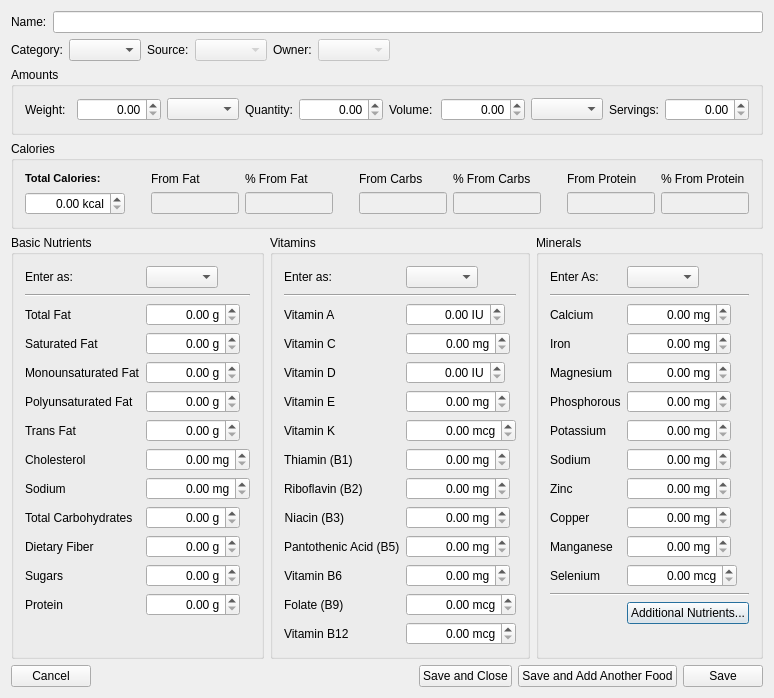
<?xml version="1.0" encoding="UTF-8"?>
<ui version="4.0">
 <class>EditFoodUI</class>
 <widget class="QDialog" name="EditFoodUI">
  <property name="geometry">
   <rect>
    <x>0</x>
    <y>0</y>
    <width>730</width>
    <height>644</height>
   </rect>
  </property>
  <property name="windowTitle">
   <string>Add or Edit Individual Food</string>
  </property>
  <layout class="QVBoxLayout" name="verticalLayout">
   <item>
    <layout class="QHBoxLayout" name="horizontalLayout">
     <item>
      <widget class="QLabel" name="label">
       <property name="text">
        <string>Name:</string>
       </property>
      </widget>
     </item>
     <item>
      <widget class="QLineEdit" name="lineEdit"/>
     </item>
    </layout>
   </item>
   <item>
    <layout class="QHBoxLayout" name="horizontalLayout_2">
     <item>
      <widget class="QLabel" name="label_2">
       <property name="text">
        <string>Category:</string>
       </property>
      </widget>
     </item>
     <item>
      <widget class="QComboBox" name="comboBox"/>
     </item>
     <item>
      <widget class="QLabel" name="label_3">
       <property name="text">
        <string>Source:</string>
       </property>
      </widget>
     </item>
     <item>
      <widget class="QComboBox" name="comboBox_2">
       <property name="enabled">
        <bool>false</bool>
       </property>
      </widget>
     </item>
     <item>
      <widget class="QLabel" name="label_4">
       <property name="text">
        <string>Owner:</string>
       </property>
      </widget>
     </item>
     <item>
      <widget class="QComboBox" name="comboBox_3">
       <property name="enabled">
        <bool>false</bool>
       </property>
      </widget>
     </item>
     <item>
      <spacer name="horizontalSpacer">
       <property name="orientation">
        <enum>Qt::Horizontal</enum>
       </property>
       <property name="sizeHint" stdset="0">
        <size>
         <width>40</width>
         <height>20</height>
        </size>
       </property>
      </spacer>
     </item>
    </layout>
   </item>
   <item>
    <widget class="QGroupBox" name="groupBox">
     <property name="title">
      <string>Amounts</string>
     </property>
     <layout class="QHBoxLayout" name="horizontalLayout_3">
      <item>
       <widget class="QLabel" name="label_6">
        <property name="text">
         <string>Weight:</string>
        </property>
       </widget>
      </item>
      <item>
       <widget class="QDoubleSpinBox" name="doubleSpinBox">
        <property name="alignment">
         <set>Qt::AlignRight|Qt::AlignTrailing|Qt::AlignVCenter</set>
        </property>
        <property name="maximum">
         <double>1000000.000000000000000</double>
        </property>
       </widget>
      </item>
      <item>
       <widget class="QComboBox" name="comboBox_4"/>
      </item>
      <item>
       <widget class="QLabel" name="label_8">
        <property name="text">
         <string>Quantity:</string>
        </property>
       </widget>
      </item>
      <item>
       <widget class="QDoubleSpinBox" name="doubleSpinBox_3">
        <property name="alignment">
         <set>Qt::AlignRight|Qt::AlignTrailing|Qt::AlignVCenter</set>
        </property>
        <property name="maximum">
         <double>1000000.000000000000000</double>
        </property>
       </widget>
      </item>
      <item>
       <widget class="QLabel" name="label_7">
        <property name="text">
         <string>Volume:</string>
        </property>
       </widget>
      </item>
      <item>
       <widget class="QDoubleSpinBox" name="doubleSpinBox_2">
        <property name="alignment">
         <set>Qt::AlignRight|Qt::AlignTrailing|Qt::AlignVCenter</set>
        </property>
        <property name="maximum">
         <double>1000000.000000000000000</double>
        </property>
       </widget>
      </item>
      <item>
       <widget class="QComboBox" name="comboBox_5"/>
      </item>
      <item>
       <widget class="QLabel" name="label_9">
        <property name="text">
         <string>Servings:</string>
        </property>
       </widget>
      </item>
      <item>
       <widget class="QDoubleSpinBox" name="doubleSpinBox_4">
        <property name="alignment">
         <set>Qt::AlignRight|Qt::AlignTrailing|Qt::AlignVCenter</set>
        </property>
        <property name="maximum">
         <double>1000000.000000000000000</double>
        </property>
       </widget>
      </item>
     </layout>
    </widget>
   </item>
   <item>
    <widget class="QGroupBox" name="groupBox_5">
     <property name="sizePolicy">
      <sizepolicy hsizetype="Preferred" vsizetype="Preferred">
       <horstretch>0</horstretch>
       <verstretch>0</verstretch>
      </sizepolicy>
     </property>
     <property name="title">
      <string>Calories</string>
     </property>
     <layout class="QGridLayout" name="gridLayout_2">
      <item row="1" column="2">
       <widget class="QLineEdit" name="lineEdit_2">
        <property name="enabled">
         <bool>false</bool>
        </property>
       </widget>
      </item>
      <item row="1" column="5">
       <widget class="QLineEdit" name="lineEdit_4">
        <property name="enabled">
         <bool>false</bool>
        </property>
       </widget>
      </item>
      <item row="1" column="8">
       <widget class="QLineEdit" name="lineEdit_6">
        <property name="enabled">
         <bool>false</bool>
        </property>
       </widget>
      </item>
      <item row="1" column="3">
       <widget class="QLineEdit" name="lineEdit_3">
        <property name="enabled">
         <bool>false</bool>
        </property>
       </widget>
      </item>
      <item row="1" column="6">
       <widget class="QLineEdit" name="lineEdit_5">
        <property name="enabled">
         <bool>false</bool>
        </property>
       </widget>
      </item>
      <item row="1" column="9">
       <widget class="QLineEdit" name="lineEdit_7">
        <property name="enabled">
         <bool>false</bool>
        </property>
       </widget>
      </item>
      <item row="0" column="2">
       <widget class="QLabel" name="label_24">
        <property name="text">
         <string>From Fat</string>
        </property>
        <property name="alignment">
         <set>Qt::AlignLeading|Qt::AlignLeft|Qt::AlignVCenter</set>
        </property>
       </widget>
      </item>
      <item row="0" column="5">
       <widget class="QLabel" name="label_27">
        <property name="text">
         <string>From Carbs</string>
        </property>
        <property name="alignment">
         <set>Qt::AlignLeading|Qt::AlignLeft|Qt::AlignVCenter</set>
        </property>
       </widget>
      </item>
      <item row="0" column="8">
       <widget class="QLabel" name="label_29">
        <property name="text">
         <string>From Protein</string>
        </property>
        <property name="alignment">
         <set>Qt::AlignLeading|Qt::AlignLeft|Qt::AlignVCenter</set>
        </property>
       </widget>
      </item>
      <item row="0" column="0">
       <widget class="QLabel" name="label_25">
        <property name="text">
         <string>&lt;!DOCTYPE HTML PUBLIC &quot;-//W3C//DTD HTML 4.0//EN&quot; &quot;http://www.w3.org/TR/REC-html40/strict.dtd&quot;&gt;
&lt;html&gt;&lt;head&gt;&lt;meta name=&quot;qrichtext&quot; content=&quot;1&quot; /&gt;&lt;style type=&quot;text/css&quot;&gt;
p, li { white-space: pre-wrap; }
&lt;/style&gt;&lt;/head&gt;&lt;body style=&quot; font-family:'DejaVu Sans'; font-size:8pt; font-weight:400; font-style:normal;&quot;&gt;
&lt;table style=&quot;-qt-table-type: root; margin-top:4px; margin-bottom:4px; margin-left:4px; margin-right:4px;&quot;&gt;
&lt;tr&gt;
&lt;td style=&quot;border: none;&quot;&gt;
&lt;p style=&quot; margin-top:0px; margin-bottom:0px; margin-left:0px; margin-right:0px; -qt-block-indent:0; text-indent:0px;&quot;&gt;&lt;span style=&quot; font-weight:600;&quot;&gt;Total Calories:&lt;/span&gt;&lt;/p&gt;&lt;/td&gt;&lt;/tr&gt;&lt;/table&gt;&lt;/body&gt;&lt;/html&gt;</string>
        </property>
       </widget>
      </item>
      <item row="1" column="0">
       <widget class="QDoubleSpinBox" name="doubleSpinBox_17">
        <property name="sizePolicy">
         <sizepolicy hsizetype="Expanding" vsizetype="Fixed">
          <horstretch>0</horstretch>
          <verstretch>0</verstretch>
         </sizepolicy>
        </property>
        <property name="minimumSize">
         <size>
          <width>100</width>
          <height>0</height>
         </size>
        </property>
        <property name="alignment">
         <set>Qt::AlignRight|Qt::AlignTrailing|Qt::AlignVCenter</set>
        </property>
        <property name="suffix">
         <string> kcal</string>
        </property>
        <property name="maximum">
         <double>1000000.000000000000000</double>
        </property>
       </widget>
      </item>
      <item row="0" column="3">
       <widget class="QLabel" name="label_5">
        <property name="text">
         <string>% From Fat</string>
        </property>
       </widget>
      </item>
      <item row="0" column="6">
       <widget class="QLabel" name="label_26">
        <property name="text">
         <string>% From Carbs</string>
        </property>
       </widget>
      </item>
      <item row="0" column="9">
       <widget class="QLabel" name="label_28">
        <property name="text">
         <string>% From Protein</string>
        </property>
       </widget>
      </item>
      <item row="1" column="1">
       <spacer name="horizontalSpacer_2">
        <property name="orientation">
         <enum>Qt::Horizontal</enum>
        </property>
        <property name="sizeHint" stdset="0">
         <size>
          <width>40</width>
          <height>20</height>
         </size>
        </property>
       </spacer>
      </item>
      <item row="1" column="4">
       <spacer name="horizontalSpacer_3">
        <property name="orientation">
         <enum>Qt::Horizontal</enum>
        </property>
        <property name="sizeHint" stdset="0">
         <size>
          <width>40</width>
          <height>20</height>
         </size>
        </property>
       </spacer>
      </item>
      <item row="1" column="7">
       <spacer name="horizontalSpacer_6">
        <property name="orientation">
         <enum>Qt::Horizontal</enum>
        </property>
        <property name="sizeHint" stdset="0">
         <size>
          <width>40</width>
          <height>20</height>
         </size>
        </property>
       </spacer>
      </item>
     </layout>
    </widget>
   </item>
   <item>
    <layout class="QHBoxLayout" name="horizontalLayout_4">
     <item>
      <widget class="QGroupBox" name="groupBox_2">
       <property name="title">
        <string>Basic Nutrients</string>
       </property>
       <layout class="QFormLayout" name="formLayout_1">
        <property name="fieldGrowthPolicy">
         <enum>QFormLayout::ExpandingFieldsGrow</enum>
        </property>
        <item row="0" column="0">
         <widget class="QLabel" name="label_10">
          <property name="text">
           <string>Enter as:</string>
          </property>
         </widget>
        </item>
        <item row="0" column="1">
         <widget class="QComboBox" name="comboBox_6"/>
        </item>
        <item row="2" column="0">
         <widget class="QLabel" name="label_13">
          <property name="text">
           <string>Total Fat</string>
          </property>
         </widget>
        </item>
        <item row="2" column="1">
         <widget class="QDoubleSpinBox" name="doubleSpinBox_6">
          <property name="alignment">
           <set>Qt::AlignRight|Qt::AlignTrailing|Qt::AlignVCenter</set>
          </property>
          <property name="correctionMode">
           <enum>QAbstractSpinBox::CorrectToPreviousValue</enum>
          </property>
          <property name="suffix">
           <string> g</string>
          </property>
          <property name="maximum">
           <double>1000000.000000000000000</double>
          </property>
         </widget>
        </item>
        <item row="3" column="0">
         <widget class="QLabel" name="label_14">
          <property name="text">
           <string>Saturated Fat</string>
          </property>
         </widget>
        </item>
        <item row="3" column="1">
         <widget class="QDoubleSpinBox" name="doubleSpinBox_7">
          <property name="alignment">
           <set>Qt::AlignRight|Qt::AlignTrailing|Qt::AlignVCenter</set>
          </property>
          <property name="suffix">
           <string> g</string>
          </property>
          <property name="maximum">
           <double>1000000.000000000000000</double>
          </property>
         </widget>
        </item>
        <item row="4" column="0">
         <widget class="QLabel" name="label_15">
          <property name="text">
           <string>Monounsaturated Fat</string>
          </property>
         </widget>
        </item>
        <item row="4" column="1">
         <widget class="QDoubleSpinBox" name="doubleSpinBox_8">
          <property name="alignment">
           <set>Qt::AlignRight|Qt::AlignTrailing|Qt::AlignVCenter</set>
          </property>
          <property name="suffix">
           <string> g</string>
          </property>
          <property name="maximum">
           <double>1000000.000000000000000</double>
          </property>
         </widget>
        </item>
        <item row="5" column="0">
         <widget class="QLabel" name="label_16">
          <property name="text">
           <string>Polyunsaturated Fat</string>
          </property>
         </widget>
        </item>
        <item row="5" column="1">
         <widget class="QDoubleSpinBox" name="doubleSpinBox_10">
          <property name="alignment">
           <set>Qt::AlignRight|Qt::AlignTrailing|Qt::AlignVCenter</set>
          </property>
          <property name="suffix">
           <string> g</string>
          </property>
          <property name="maximum">
           <double>1000000.000000000000000</double>
          </property>
         </widget>
        </item>
        <item row="6" column="0">
         <widget class="QLabel" name="label_23">
          <property name="text">
           <string>Trans Fat</string>
          </property>
         </widget>
        </item>
        <item row="6" column="1">
         <widget class="QDoubleSpinBox" name="doubleSpinBox_16">
          <property name="alignment">
           <set>Qt::AlignRight|Qt::AlignTrailing|Qt::AlignVCenter</set>
          </property>
          <property name="suffix">
           <string> g</string>
          </property>
          <property name="maximum">
           <double>1000000.000000000000000</double>
          </property>
         </widget>
        </item>
        <item row="7" column="0">
         <widget class="QLabel" name="label_17">
          <property name="text">
           <string>Cholesterol</string>
          </property>
         </widget>
        </item>
        <item row="7" column="1">
         <widget class="QDoubleSpinBox" name="doubleSpinBox_9">
          <property name="alignment">
           <set>Qt::AlignRight|Qt::AlignTrailing|Qt::AlignVCenter</set>
          </property>
          <property name="suffix">
           <string> mg</string>
          </property>
          <property name="maximum">
           <double>1000000.000000000000000</double>
          </property>
         </widget>
        </item>
        <item row="8" column="0">
         <widget class="QLabel" name="label_18">
          <property name="text">
           <string>Sodium</string>
          </property>
         </widget>
        </item>
        <item row="8" column="1">
         <widget class="QDoubleSpinBox" name="doubleSpinBox_11">
          <property name="alignment">
           <set>Qt::AlignRight|Qt::AlignTrailing|Qt::AlignVCenter</set>
          </property>
          <property name="suffix">
           <string> mg</string>
          </property>
          <property name="maximum">
           <double>1000000.000000000000000</double>
          </property>
         </widget>
        </item>
        <item row="9" column="0">
         <widget class="QLabel" name="label_19">
          <property name="text">
           <string>Total Carbohydrates</string>
          </property>
         </widget>
        </item>
        <item row="9" column="1">
         <widget class="QDoubleSpinBox" name="doubleSpinBox_12">
          <property name="alignment">
           <set>Qt::AlignRight|Qt::AlignTrailing|Qt::AlignVCenter</set>
          </property>
          <property name="suffix">
           <string> g</string>
          </property>
          <property name="maximum">
           <double>1000000.000000000000000</double>
          </property>
         </widget>
        </item>
        <item row="10" column="0">
         <widget class="QLabel" name="label_20">
          <property name="text">
           <string>Dietary Fiber</string>
          </property>
         </widget>
        </item>
        <item row="10" column="1">
         <widget class="QDoubleSpinBox" name="doubleSpinBox_13">
          <property name="alignment">
           <set>Qt::AlignRight|Qt::AlignTrailing|Qt::AlignVCenter</set>
          </property>
          <property name="suffix">
           <string> g</string>
          </property>
          <property name="maximum">
           <double>1000000.000000000000000</double>
          </property>
         </widget>
        </item>
        <item row="11" column="0">
         <widget class="QLabel" name="label_21">
          <property name="text">
           <string>Sugars</string>
          </property>
         </widget>
        </item>
        <item row="11" column="1">
         <widget class="QDoubleSpinBox" name="doubleSpinBox_14">
          <property name="alignment">
           <set>Qt::AlignRight|Qt::AlignTrailing|Qt::AlignVCenter</set>
          </property>
          <property name="suffix">
           <string> g</string>
          </property>
          <property name="maximum">
           <double>1000000.000000000000000</double>
          </property>
         </widget>
        </item>
        <item row="12" column="0">
         <widget class="QLabel" name="label_22">
          <property name="text">
           <string>Protein</string>
          </property>
         </widget>
        </item>
        <item row="12" column="1">
         <widget class="QDoubleSpinBox" name="doubleSpinBox_15">
          <property name="alignment">
           <set>Qt::AlignRight|Qt::AlignTrailing|Qt::AlignVCenter</set>
          </property>
          <property name="suffix">
           <string> g</string>
          </property>
          <property name="maximum">
           <double>1000000.000000000000000</double>
          </property>
         </widget>
        </item>
        <item row="1" column="0" colspan="2">
         <widget class="Line" name="line_2">
          <property name="orientation">
           <enum>Qt::Horizontal</enum>
          </property>
         </widget>
        </item>
       </layout>
      </widget>
     </item>
     <item>
      <widget class="QGroupBox" name="groupBox_4">
       <property name="title">
        <string>Vitamins</string>
       </property>
       <layout class="QFormLayout" name="formLayout_2">
        <property name="fieldGrowthPolicy">
         <enum>QFormLayout::ExpandingFieldsGrow</enum>
        </property>
        <item row="2" column="0">
         <widget class="QLabel" name="label_10">
          <property name="text">
           <string>Vitamin A</string>
          </property>
         </widget>
        </item>
        <item row="2" column="1">
         <widget class="QDoubleSpinBox" name="doubleSpinBox_5">
          <property name="alignment">
           <set>Qt::AlignRight|Qt::AlignTrailing|Qt::AlignVCenter</set>
          </property>
          <property name="suffix">
           <string> IU</string>
          </property>
          <property name="maximum">
           <double>1000000.000000000000000</double>
          </property>
         </widget>
        </item>
        <item row="3" column="0">
         <widget class="QLabel" name="label_13">
          <property name="text">
           <string>Vitamin C</string>
          </property>
         </widget>
        </item>
        <item row="3" column="1">
         <widget class="QDoubleSpinBox" name="doubleSpinBox_6">
          <property name="alignment">
           <set>Qt::AlignRight|Qt::AlignTrailing|Qt::AlignVCenter</set>
          </property>
          <property name="suffix">
           <string> mg</string>
          </property>
          <property name="maximum">
           <double>1000000.000000000000000</double>
          </property>
         </widget>
        </item>
        <item row="4" column="0">
         <widget class="QLabel" name="label_14">
          <property name="text">
           <string>Vitamin D</string>
          </property>
         </widget>
        </item>
        <item row="4" column="1">
         <widget class="QDoubleSpinBox" name="doubleSpinBox_7">
          <property name="alignment">
           <set>Qt::AlignRight|Qt::AlignTrailing|Qt::AlignVCenter</set>
          </property>
          <property name="suffix">
           <string> IU</string>
          </property>
          <property name="maximum">
           <double>1000000.000000000000000</double>
          </property>
         </widget>
        </item>
        <item row="5" column="0">
         <widget class="QLabel" name="label_15">
          <property name="text">
           <string>Vitamin E</string>
          </property>
         </widget>
        </item>
        <item row="5" column="1">
         <widget class="QDoubleSpinBox" name="doubleSpinBox_8">
          <property name="alignment">
           <set>Qt::AlignRight|Qt::AlignTrailing|Qt::AlignVCenter</set>
          </property>
          <property name="suffix">
           <string> mg</string>
          </property>
          <property name="maximum">
           <double>1000000.000000000000000</double>
          </property>
         </widget>
        </item>
        <item row="6" column="0">
         <widget class="QLabel" name="label_16">
          <property name="text">
           <string>Vitamin K</string>
          </property>
         </widget>
        </item>
        <item row="6" column="1">
         <widget class="QDoubleSpinBox" name="doubleSpinBox_10">
          <property name="alignment">
           <set>Qt::AlignRight|Qt::AlignTrailing|Qt::AlignVCenter</set>
          </property>
          <property name="suffix">
           <string> mcg</string>
          </property>
          <property name="maximum">
           <double>1000000.000000000000000</double>
          </property>
         </widget>
        </item>
        <item row="7" column="0">
         <widget class="QLabel" name="label_23">
          <property name="text">
           <string>Thiamin (B1)</string>
          </property>
         </widget>
        </item>
        <item row="7" column="1">
         <widget class="QDoubleSpinBox" name="doubleSpinBox_16">
          <property name="alignment">
           <set>Qt::AlignRight|Qt::AlignTrailing|Qt::AlignVCenter</set>
          </property>
          <property name="suffix">
           <string> mg</string>
          </property>
          <property name="maximum">
           <double>1000000.000000000000000</double>
          </property>
         </widget>
        </item>
        <item row="8" column="0">
         <widget class="QLabel" name="label_17">
          <property name="text">
           <string>Riboflavin (B2)</string>
          </property>
         </widget>
        </item>
        <item row="8" column="1">
         <widget class="QDoubleSpinBox" name="doubleSpinBox_9">
          <property name="alignment">
           <set>Qt::AlignRight|Qt::AlignTrailing|Qt::AlignVCenter</set>
          </property>
          <property name="suffix">
           <string> mg</string>
          </property>
          <property name="maximum">
           <double>1000000.000000000000000</double>
          </property>
         </widget>
        </item>
        <item row="0" column="0">
         <widget class="QLabel" name="label_11">
          <property name="text">
           <string>Enter as:</string>
          </property>
         </widget>
        </item>
        <item row="0" column="1">
         <widget class="QComboBox" name="comboBox_7"/>
        </item>
        <item row="1" column="0" colspan="2">
         <widget class="Line" name="line_3">
          <property name="orientation">
           <enum>Qt::Horizontal</enum>
          </property>
         </widget>
        </item>
        <item row="10" column="0">
         <widget class="QLabel" name="label_22">
          <property name="text">
           <string>Pantothenic Acid (B5)</string>
          </property>
         </widget>
        </item>
        <item row="10" column="1">
         <widget class="QDoubleSpinBox" name="doubleSpinBox_15">
          <property name="alignment">
           <set>Qt::AlignRight|Qt::AlignTrailing|Qt::AlignVCenter</set>
          </property>
          <property name="suffix">
           <string> mg</string>
          </property>
          <property name="maximum">
           <double>1000000.000000000000000</double>
          </property>
         </widget>
        </item>
        <item row="11" column="0">
         <widget class="QLabel" name="label_19">
          <property name="text">
           <string>Vitamin B6</string>
          </property>
          <property name="alignment">
           <set>Qt::AlignRight|Qt::AlignTrailing|Qt::AlignVCenter</set>
          </property>
         </widget>
        </item>
        <item row="11" column="1">
         <widget class="QDoubleSpinBox" name="doubleSpinBox_12">
          <property name="alignment">
           <set>Qt::AlignRight|Qt::AlignTrailing|Qt::AlignVCenter</set>
          </property>
          <property name="suffix">
           <string> mg</string>
          </property>
          <property name="maximum">
           <double>1000000.000000000000000</double>
          </property>
         </widget>
        </item>
        <item row="9" column="0">
         <widget class="QLabel" name="label_18">
          <property name="text">
           <string>Niacin (B3)</string>
          </property>
          <property name="alignment">
           <set>Qt::AlignRight|Qt::AlignTrailing|Qt::AlignVCenter</set>
          </property>
         </widget>
        </item>
        <item row="9" column="1">
         <widget class="QDoubleSpinBox" name="doubleSpinBox_11">
          <property name="alignment">
           <set>Qt::AlignRight|Qt::AlignTrailing|Qt::AlignVCenter</set>
          </property>
          <property name="suffix">
           <string> mg</string>
          </property>
          <property name="maximum">
           <double>1000000.000000000000000</double>
          </property>
         </widget>
        </item>
        <item row="12" column="1">
         <widget class="QDoubleSpinBox" name="doubleSpinBox_13">
          <property name="alignment">
           <set>Qt::AlignRight|Qt::AlignTrailing|Qt::AlignVCenter</set>
          </property>
          <property name="suffix">
           <string> mcg</string>
          </property>
          <property name="maximum">
           <double>1000000.000000000000000</double>
          </property>
         </widget>
        </item>
        <item row="12" column="0">
         <widget class="QLabel" name="label_20">
          <property name="text">
           <string>Folate (B9)</string>
          </property>
         </widget>
        </item>
        <item row="13" column="0">
         <widget class="QLabel" name="label_21">
          <property name="text">
           <string>Vitamin B12</string>
          </property>
         </widget>
        </item>
        <item row="13" column="1">
         <widget class="QDoubleSpinBox" name="doubleSpinBox_14">
          <property name="alignment">
           <set>Qt::AlignRight|Qt::AlignTrailing|Qt::AlignVCenter</set>
          </property>
          <property name="suffix">
           <string> mcg</string>
          </property>
          <property name="maximum">
           <double>1000000.000000000000000</double>
          </property>
         </widget>
        </item>
       </layout>
      </widget>
     </item>
     <item>
      <widget class="QGroupBox" name="groupBox_3">
       <property name="title">
        <string>Minerals</string>
       </property>
       <layout class="QFormLayout" name="formLayout_3">
        <property name="fieldGrowthPolicy">
         <enum>QFormLayout::ExpandingFieldsGrow</enum>
        </property>
        <item row="0" column="0">
         <widget class="QLabel" name="label_12">
          <property name="text">
           <string>Enter As:</string>
          </property>
         </widget>
        </item>
        <item row="0" column="1">
         <widget class="QComboBox" name="comboBox_8"/>
        </item>
        <item row="1" column="0" colspan="2">
         <widget class="Line" name="line_4">
          <property name="orientation">
           <enum>Qt::Horizontal</enum>
          </property>
         </widget>
        </item>
        <item row="2" column="0">
         <widget class="QLabel" name="label_10">
          <property name="text">
           <string>Calcium</string>
          </property>
         </widget>
        </item>
        <item row="2" column="1">
         <widget class="QDoubleSpinBox" name="doubleSpinBox_5">
          <property name="alignment">
           <set>Qt::AlignRight|Qt::AlignTrailing|Qt::AlignVCenter</set>
          </property>
          <property name="suffix">
           <string> mg</string>
          </property>
          <property name="maximum">
           <double>1000000.000000000000000</double>
          </property>
         </widget>
        </item>
        <item row="3" column="0">
         <widget class="QLabel" name="label_13">
          <property name="text">
           <string>Iron</string>
          </property>
         </widget>
        </item>
        <item row="3" column="1">
         <widget class="QDoubleSpinBox" name="doubleSpinBox_6">
          <property name="alignment">
           <set>Qt::AlignRight|Qt::AlignTrailing|Qt::AlignVCenter</set>
          </property>
          <property name="suffix">
           <string> mg</string>
          </property>
          <property name="maximum">
           <double>1000000.000000000000000</double>
          </property>
         </widget>
        </item>
        <item row="4" column="0">
         <widget class="QLabel" name="label_14">
          <property name="text">
           <string>Magnesium</string>
          </property>
         </widget>
        </item>
        <item row="4" column="1">
         <widget class="QDoubleSpinBox" name="doubleSpinBox_7">
          <property name="alignment">
           <set>Qt::AlignRight|Qt::AlignTrailing|Qt::AlignVCenter</set>
          </property>
          <property name="suffix">
           <string> mg</string>
          </property>
          <property name="maximum">
           <double>1000000.000000000000000</double>
          </property>
         </widget>
        </item>
        <item row="5" column="0">
         <widget class="QLabel" name="label_15">
          <property name="text">
           <string>Phosphorous</string>
          </property>
         </widget>
        </item>
        <item row="5" column="1">
         <widget class="QDoubleSpinBox" name="doubleSpinBox_8">
          <property name="alignment">
           <set>Qt::AlignRight|Qt::AlignTrailing|Qt::AlignVCenter</set>
          </property>
          <property name="suffix">
           <string> mg</string>
          </property>
          <property name="maximum">
           <double>1000000.000000000000000</double>
          </property>
         </widget>
        </item>
        <item row="6" column="0">
         <widget class="QLabel" name="label_16">
          <property name="text">
           <string>Potassium</string>
          </property>
         </widget>
        </item>
        <item row="6" column="1">
         <widget class="QDoubleSpinBox" name="doubleSpinBox_10">
          <property name="alignment">
           <set>Qt::AlignRight|Qt::AlignTrailing|Qt::AlignVCenter</set>
          </property>
          <property name="suffix">
           <string> mg</string>
          </property>
          <property name="maximum">
           <double>1000000.000000000000000</double>
          </property>
         </widget>
        </item>
        <item row="7" column="0">
         <widget class="QLabel" name="label_23">
          <property name="text">
           <string>Sodium</string>
          </property>
         </widget>
        </item>
        <item row="7" column="1">
         <widget class="QDoubleSpinBox" name="doubleSpinBox_16">
          <property name="alignment">
           <set>Qt::AlignRight|Qt::AlignTrailing|Qt::AlignVCenter</set>
          </property>
          <property name="suffix">
           <string> mg</string>
          </property>
          <property name="maximum">
           <double>1000000.000000000000000</double>
          </property>
         </widget>
        </item>
        <item row="8" column="0">
         <widget class="QLabel" name="label_17">
          <property name="text">
           <string>Zinc</string>
          </property>
         </widget>
        </item>
        <item row="8" column="1">
         <widget class="QDoubleSpinBox" name="doubleSpinBox_9">
          <property name="alignment">
           <set>Qt::AlignRight|Qt::AlignTrailing|Qt::AlignVCenter</set>
          </property>
          <property name="suffix">
           <string> mg</string>
          </property>
          <property name="maximum">
           <double>1000000.000000000000000</double>
          </property>
         </widget>
        </item>
        <item row="9" column="0">
         <widget class="QLabel" name="label_18">
          <property name="text">
           <string>Copper</string>
          </property>
         </widget>
        </item>
        <item row="9" column="1">
         <widget class="QDoubleSpinBox" name="doubleSpinBox_11">
          <property name="alignment">
           <set>Qt::AlignRight|Qt::AlignTrailing|Qt::AlignVCenter</set>
          </property>
          <property name="suffix">
           <string> mg</string>
          </property>
          <property name="maximum">
           <double>1000000.000000000000000</double>
          </property>
         </widget>
        </item>
        <item row="10" column="0">
         <widget class="QLabel" name="label_19">
          <property name="text">
           <string>Manganese</string>
          </property>
         </widget>
        </item>
        <item row="10" column="1">
         <widget class="QDoubleSpinBox" name="doubleSpinBox_12">
          <property name="alignment">
           <set>Qt::AlignRight|Qt::AlignTrailing|Qt::AlignVCenter</set>
          </property>
          <property name="suffix">
           <string> mg</string>
          </property>
          <property name="maximum">
           <double>1000000.000000000000000</double>
          </property>
         </widget>
        </item>
        <item row="11" column="0">
         <widget class="QLabel" name="label_20">
          <property name="text">
           <string>Selenium</string>
          </property>
         </widget>
        </item>
        <item row="11" column="1">
         <widget class="QDoubleSpinBox" name="doubleSpinBox_13">
          <property name="alignment">
           <set>Qt::AlignRight|Qt::AlignTrailing|Qt::AlignVCenter</set>
          </property>
          <property name="suffix">
           <string> mcg</string>
          </property>
          <property name="maximum">
           <double>1000000.000000000000000</double>
          </property>
         </widget>
        </item>
        <item row="13" column="1">
         <widget class="QPushButton" name="pushButton_5">
          <property name="text">
           <string>Additional Nutrients...</string>
          </property>
         </widget>
        </item>
        <item row="12" column="0" colspan="2">
         <widget class="Line" name="line">
          <property name="orientation">
           <enum>Qt::Horizontal</enum>
          </property>
         </widget>
        </item>
       </layout>
      </widget>
     </item>
    </layout>
   </item>
   <item>
    <layout class="QHBoxLayout" name="horizontalLayout_6">
     <item>
      <widget class="QPushButton" name="pushButton_4">
       <property name="text">
        <string>Cancel</string>
       </property>
      </widget>
     </item>
     <item>
      <spacer name="horizontalSpacer_5">
       <property name="orientation">
        <enum>Qt::Horizontal</enum>
       </property>
       <property name="sizeHint" stdset="0">
        <size>
         <width>40</width>
         <height>20</height>
        </size>
       </property>
      </spacer>
     </item>
     <item>
      <widget class="QPushButton" name="pushButton_3">
       <property name="text">
        <string>Save and Close</string>
       </property>
      </widget>
     </item>
     <item>
      <widget class="QPushButton" name="pushButton_2">
       <property name="text">
        <string>Save and Add Another Food</string>
       </property>
      </widget>
     </item>
     <item>
      <widget class="QPushButton" name="pushButton">
       <property name="text">
        <string>Save</string>
       </property>
      </widget>
     </item>
    </layout>
   </item>
  </layout>
 </widget>
 <layoutdefault spacing="6" margin="11"/>
 <resources/>
 <connections/>
</ui>
